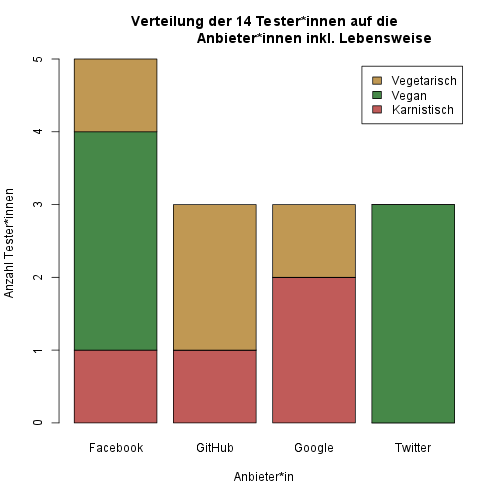

Write R code to recreate this figure.
data <- read.table("./users-p-v.dat", header=T, sep="|")
#counts <- table(data$Provider, data$Lifestyle)
counts <- table(data$Lifestyle, data$Provider)
#counts <- table(data$Vegan)
#counts <- table(data["Vegan"], data["Vegetarisch"],
#				data["Karnistisch"])
png(filename="./users-p-v.png", height=500, width=500, bg="white")
desc = paste("Verteilung der", sum(counts), "Tester*innen auf die
			 Anbieter*innen inkl. Lebensweise", sep = " ")

print(table(data$Provider))
print(counts)

barplot(counts, main=desc, col=c("#c05b59", "#468848", "#c09853"),
		legend = rownames(counts))
title(xlab="Anbieter*in")
title(ylab="Anzahl Tester*innen")
# TODO: add legende
#barplot(counts, main=desc, col=c("#468848", "#c09853", "#c05b59"))


#, names.arg=(unique(sort(data$Provider))))
#,
#		col=c("darkblue","red","green","yellow"))
#barplot(counts, main=desc, names.arg=(data$Provider),
#		col=c("#171515", "#cf3e2c", "#45619d", "#00aced"))
